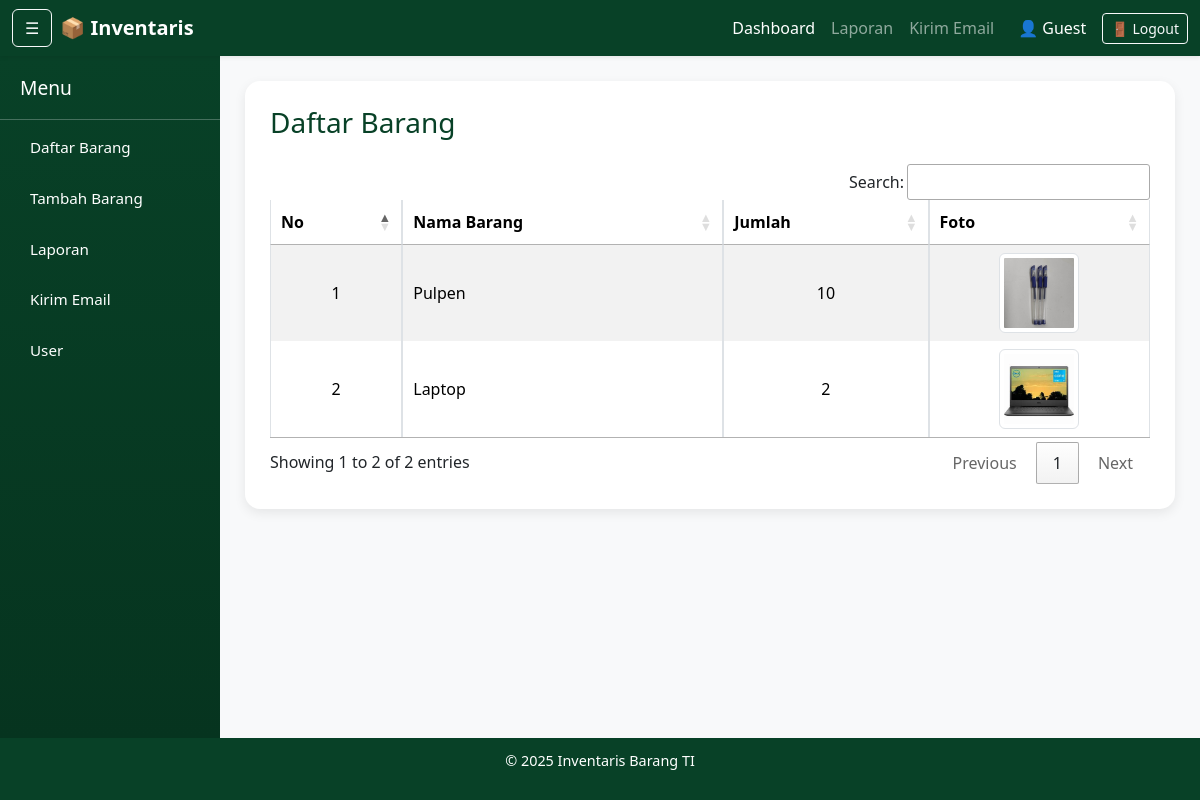
Before: / with the older database file.
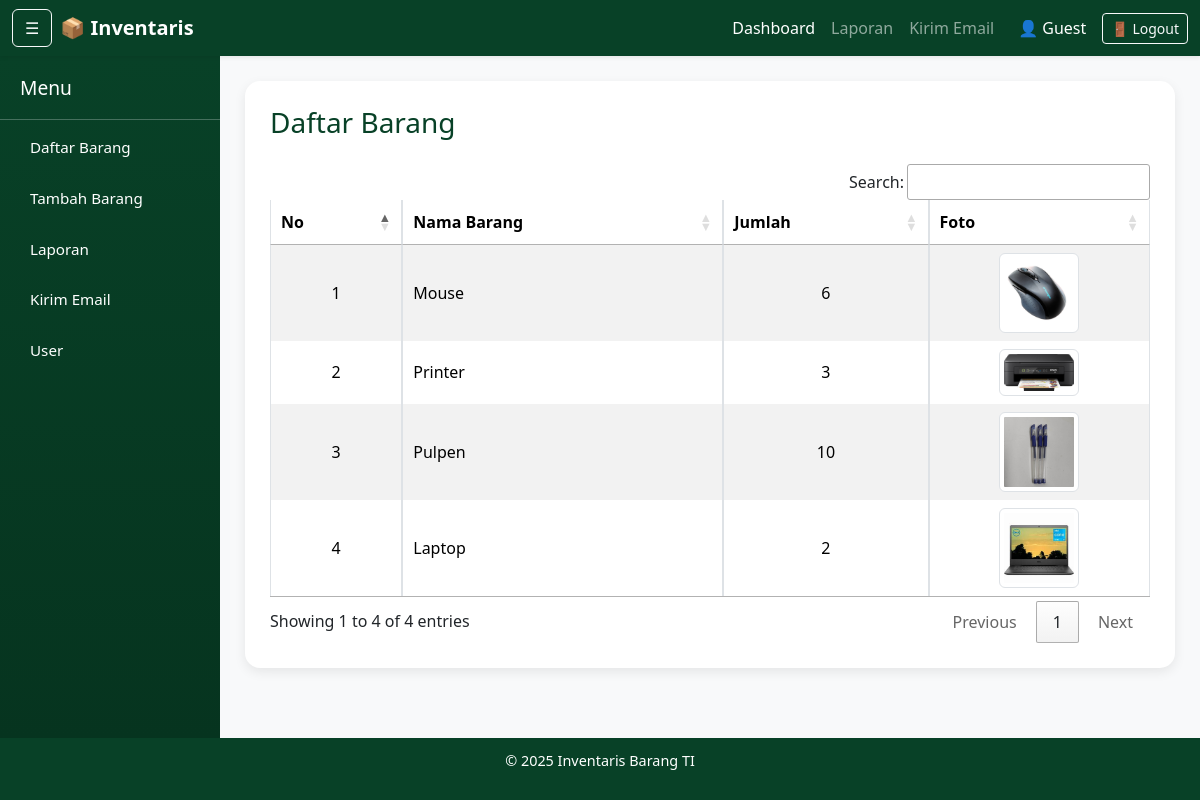
After: the same page with the newer database file.
### tables this page shows
CREATE TABLE `barang` (
  `id` int(11) NOT NULL,
  `nama_barang` varchar(100) NOT NULL,
  `jumlah` int(11) NOT NULL,
  `foto` varchar(255) DEFAULT NULL
);

### index.php (the view, shortened to what this page needs)
<?php
include "db_connect.php";
$result = mysqli_query($conn, "SELECT * FROM barang ORDER BY id DESC");
?>
<?php include "templates/header.php"; ?>
<?php include "templates/navbar.php"; ?>
<?php include "templates/sidebar.php"; ?>
<div class="content">
    <div class="card">
        <div class="card-body">
            <h3 class="mb-4 text-success">Daftar Barang</h3>
            <div class="table-responsive">
                <table class="table table-bordered table-striped align-middle table-custom">
                    <thead class="text-center">
                        <tr>
                            <th>No</th>
                            <th>Nama Barang</th>
                            <th>Jumlah</th>
                            <th>Foto</th>
                        </tr>
                    </thead>
                    <tbody>
                        <?php $no = 1;
                        while ($row = mysqli_fetch_assoc($result)) { ?>
                            <tr>
                                <td class="text-center"><?= $no++ ?></td>
                                <td><?= htmlspecialchars($row['nama_barang']) ?></td>
                                <td class="text-center"><?= (int) $row['jumlah'] ?></td>
                                <td class="text-center">
                                    <?php if (!empty($row['foto'])) { ?>
                                        <img src="uploads/<?= htmlspecialchars($row['foto']) ?>" width="80" height="60"
                                            class="img-thumbnail" style="object-fit:cover;" alt="Foto Barang">
                                    <?php } else { ?>
                                        <span class="text-muted">-</span>
                                    <?php } ?>
                                </td>
                            </tr>
                        <?php } ?>
                    </tbody>
                </table>
            </div>
        </div>
    </div>
</div>
<?php include "templates/footer.php"; ?>

### templates/header.php (shortened to what this page needs)
<!DOCTYPE html>
<html lang="id">
<head>
    <link href="https://cdn.jsdelivr.net/npm/bootstrap@5.3.2/dist/css/bootstrap.min.css" rel="stylesheet">
    <link rel="stylesheet" href="https://cdn.datatables.net/1.13.7/css/jquery.dataTables.min.css">
    <link rel="stylesheet" href="https://cdn.datatables.net/buttons/2.4.2/css/buttons.dataTables.min.css">
</head>
<body>

### templates/navbar.php
<nav class="navbar navbar-expand-lg navbar-dark bg-success shadow-sm">
    <div class="container-fluid">
        <button class="btn btn-outline-light me-2" id="toggleSidebar">☰</button>
        <a class="navbar-brand fw-bold" href="index.php">📦 Inventaris</a>
        <div class="collapse navbar-collapse">
            <ul class="navbar-nav ms-auto">
                <li class="nav-item"><a class="nav-link active" href="index.php">Dashboard</a></li>
                <li class="nav-item"><a class="nav-link" href="laporan.php">Laporan</a></li>
                <li class="nav-item"><a class="nav-link" href="kirim_email.php">Kirim Email</a></li>
            </ul>
            <div class="d-flex align-items-center ms-3">
                <span class="text-white me-3">
                    👤 <?= $_SESSION['username'] ?? 'Guest' ?>
                </span>
                <a href="logout.php" class="btn btn-outline-light btn-sm">🚪 Logout</a>
            </div>
        </div>
    </div>
</nav>

### templates/sidebar.php
<div class="wrapper">
    <nav class="sidebar" id="sidebar">
        <h4>Menu</h4>
        <a href="index.php">Daftar Barang</a>
        <a href="tambah.php">Tambah Barang</a>
        <a href="laporan.php">Laporan</a>
        <a href="kirim_email.php">Kirim Email</a>
        <a href="user.php">User</a>
    </nav>

### templates/footer.php (shortened to what this page needs)
</div>
<footer>
    <p>&copy; <?= date('Y') ?> Inventaris Barang TI</p>
</footer>
</body>
</html>

### templates/header.php (style rules this page uses)
body { display: flex; flex-direction: column; min-height: 100vh; font-family: 'Segoe UI', sans-serif; background: #f8f9fa; }
.wrapper { display: flex; flex: 1; transition: all 0.3s ease; }
.sidebar { min-width: 220px; max-width: 220px; background: linear-gradient(180deg, #084127ff, #06341f); color: #fff; transition: all 0.3s ease; overflow: hidden; }
.sidebar h4 { text-align: left; padding: 20px; margin: 0; font-size: 1.2rem; border-bottom: 1px solid rgba(255, 255, 255, 0.25); }
.sidebar a { color: #fff; text-decoration: none; display: flex; align-items: center; gap: 10px; padding: 12px 20px; font-size: 0.95rem; border-radius: 6px; margin: 4px 10px; transition: 0.3s; }
.content { flex: 1; padding: 25px; transition: margin-left 0.3s ease; }
.card { border: none; border-radius: 15px; box-shadow: 0 4px 12px rgba(0, 0, 0, 0.08); }
.card-body { padding: 25px; }
table th, table td { vertical-align: middle; }
.table-custom thead { background: #084127ff; color: #fff; }
footer { background: #084127ff; color: #fff; padding: 12px; text-align: center; font-size: 0.9rem; }
.bg-success { background-color: #084127ff !important; }
.text-success { color: #084127ff !important; }

Changed rows visible on the page:
added barang: nama_barang "Mouse", jumlah "6", foto (picture)
added barang: nama_barang "Printer", jumlah "3", foto (picture)
Other visible differences:
text written by a page script: "Search: Showing 1 to 2 of 2 entries Previous 1 Next" → "Search: Showing 1 to 4 of 4 entries Previous 1 Next"
